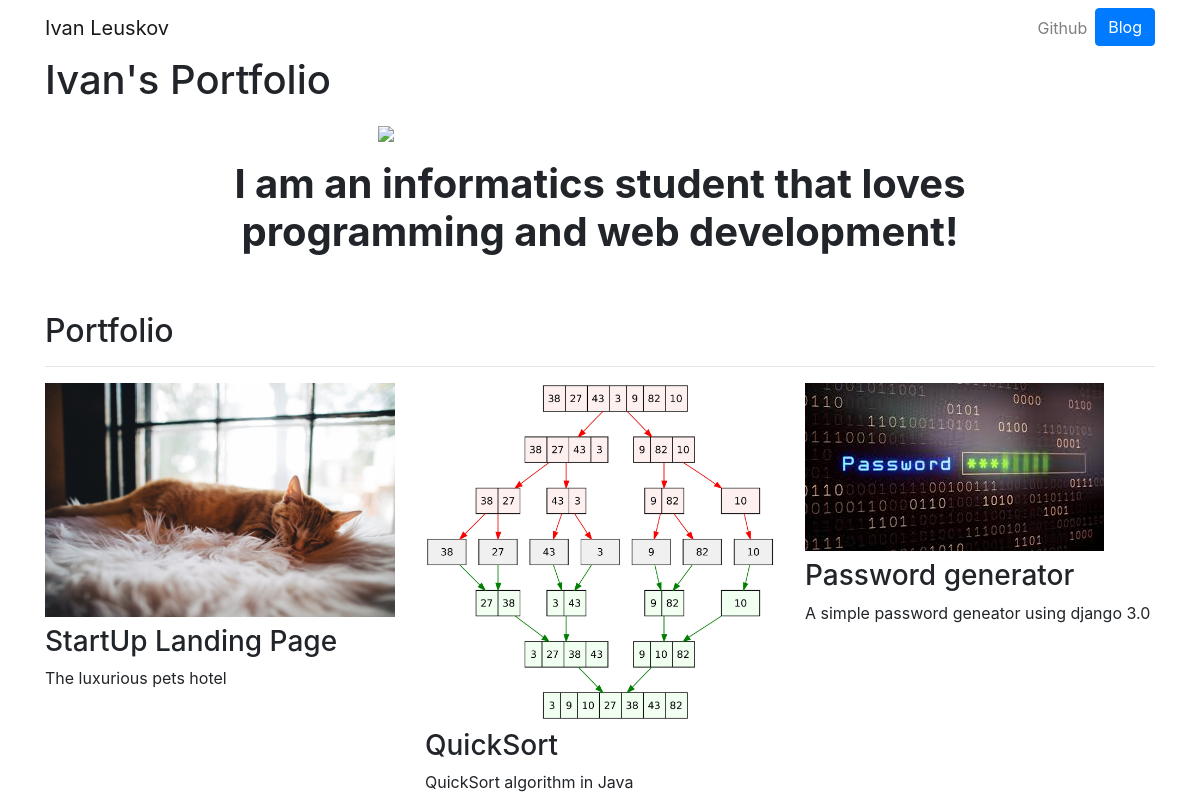
The page / on the database its author committed.
### portfolio/models.py (models this page shows, shortened)
class Project(models.Model):
    title = models.CharField(max_length=50)
    description = models.CharField(max_length=100)
    image = models.ImageField(upload_to='portfolio/images/')
    url = models.URLField(blank=False)

### portfolio/views.py (the view)
# urls.py: 2. Add a URL to urlpatterns:  path('', views.home, name='home')
def home(request):
    projects = Project.objects.all()
    return render(request, 'portfolio/home.html', {'projects':projects})

### portfolio/templates/portfolio/home.html
{% extends 'portfolio/base.html' %}
{% block content %}
    <h1>Ivan's Portfolio</h1>
    {% load static %}
    <div class="row justify-content-center my-3">
        <div class="col-5">
            <img src="{% static 'portfolio/Ivan Leuskov2.jpg'%}" class="img-fluid">
        </div>
      </div>
      <div class="row justify-content-center mb-3">
        <div class="col-md-9 text-center">
          <h1 id="hometext" class="font-weight-bold">I am an informatics student that loves programming and web development!</h1>
        </div>
      </div>
      <h2 class="mt-5">Portfolio</h2>
<hr>
<div class="row">
  {% for project in projects %}
  <div class="col-lg-4 col-md-6">
    {% if project.url %}
    <a href="{{ project.url }}">
      <img src="{{ project.image.url }}" class="img-fluid mb-2">
    </a>
    {% else %}
    <img src="{{ project.image.url }}" class="img-fluid mb-2">
    {% endif %}
    <h3>{{ project.title }}</h3>
    <p>{{ project.description }}</p>
  </div>
  {% endfor %}
</div>
{% endblock %}

### portfolio/templates/portfolio/base.html (shortened to what this page needs)
<!doctype html>
<html lang="en">
<head>
    <link rel="stylesheet" href="https://stackpath.bootstrapcdn.com/bootstrap/4.4.1/css/bootstrap.min.css"
>
</head>
<body>
    <nav id="topNav" class="navbar navbar-expand-md navbar-light">
      <div class="container">
        <a class="navbar-brand" href="{% url 'home' %}">
          <span>Ivan Leuskov</span>
        </a>
        <div class="collapse navbar-collapse text-center" id="navbarNav">
          <ul class="navbar-nav ml-auto">
            <li class="nav-item">
              <a class="nav-link" href="https://github.com/ileuskov" target="_blank">Github</a>
            </li>
            <li>
              <a role="button" href="{% url 'blog:all_blogs' %}" class="btn btn-primary">Blog</a>
            </li>
          </ul>
        </div>
      </div>
    </nav>
    <div class="container">
      {% block content %}{% endblock %}
    </div>
  </body>
  </html>

### rows shown on the page
Project: image (picture), title "StartUp Landing Page", description "The luxurious pets hotel"
Project: image (picture), title "QuickSort", description "QuickSort algorithm in Java"
Project: image (picture), title "Password generator", description "A simple password geneator using django 3.0"
